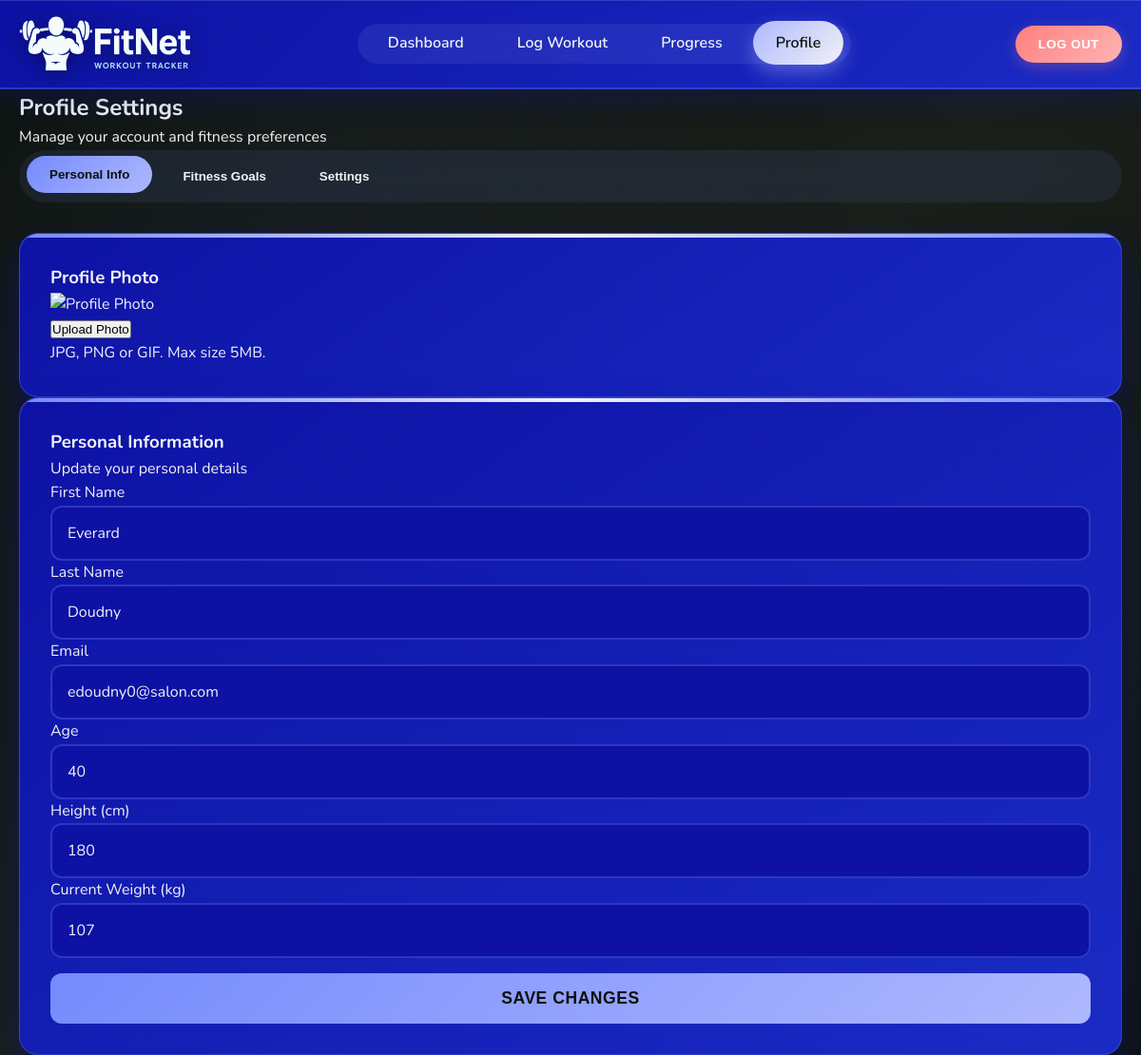
Screenshot of /profile (signed in) with the database file from the repository.
### tables this page shows
CREATE TABLE `Users`(`user_id` TEXT, `first_name` TEXT, `surname` TEXT, `email` TEXT, `password_hash` TEXT, `age` TEXT, "created_at" TEXT);

CREATE TABLE `Progress`(`progress_id` TEXT, `user_id` TEXT, `date` TEXT, `weight_kg` TEXT, `height_cm` TEXT, `body_fat_percentage` TEXT);

### main.py (the view, shortened to what this page needs)
@app.route('/profile', methods=['GET', 'POST'])
def profile():
    if 'user_id' not in session:
        return redirect(url_for('login'))
    conn = get_db_connection()
    user_id = session.get('user_id')
    if not user_id:
        return redirect(url_for('login'))
    try:
        conn.execute('''
            CREATE TABLE IF NOT EXISTS Goals (
                goal_id INTEGER PRIMARY KEY AUTOINCREMENT,
                user_id INTEGER NOT NULL,
                goal_type TEXT NOT NULL,
                goal_name TEXT NOT NULL,
                target_value REAL,
                current_value REAL DEFAULT 0,
                target_date DATE,
                created_at DATETIME DEFAULT (datetime('now')),
                is_completed BOOLEAN DEFAULT 0,
                goal_direction TEXT DEFAULT 'up',
                FOREIGN KEY (user_id) REFERENCES Users(user_id)
            )
        ''')
        try:
            conn.execute('ALTER TABLE Goals ADD COLUMN goal_direction TEXT DEFAULT "up"')
        except sqlite3.OperationalError:
            pass  # Column already exists
        conn.commit()
    except sqlite3.Error as e:
        print(f"Error creating Goals table: {e}")
    user_data = conn.execute(
        "SELECT Users.*, Progress.height_cm, Progress.weight_kg FROM Users "
        "LEFT JOIN Progress ON Users.user_id = Progress.user_id "
        "WHERE Users.user_id = ?",
        (user_id,)
    ).fetchone()
    goals = []
    try:
        goals = conn.execute(
            'SELECT * FROM Goals WHERE user_id = ? ORDER BY created_at DESC',
            (user_id,)
        ).fetchall()
    except sqlite3.Error as e:
        print(f"Error fetching goals: {e}")
        goals = []
    conn.close()
    return render_template('profile.html', user_data=user_data, goals=goals)

### main.py (called while the page is built, shortened)
def get_db_connection():
    conn = sqlite3.connect('database/data_source.db')
    conn.row_factory = sqlite3.Row
    return conn

@app.template_filter('goal_progress')
def goal_progress_filter(goal):
    target_value = goal['target_value'] if 'target_value' in goal else None
    if not target_value or target_value == 0:
        return 0

@app.template_filter('goal_display_text')
def goal_display_text_filter(goal):
    target_value = goal['target_value'] if 'target_value' in goal else None
    if not target_value:
        return "No target set"

### templates/profile.html (shortened to what this page needs)
<!DOCTYPE html>
<html lang="en">
<head>
    <link rel="stylesheet" href="static/css/dashboard.css">
</head>
<body>
    <header class="header">
        <div class="container">
            <div class="logo">
                <img src="static/images/FitNet Logo.png" alt="FitNet Logo">
            </div>
            <nav class="navigation">
                <ul>
                    <li><a href="/dashboard">Dashboard</a></li>
                    <li><a href="/log-workout">Log Workout</a></li>
                    <li><a href="/progress">Progress</a></li>
                    <li><a href="/profile" class="active">Profile</a></li>
                </ul>
            </nav>
            <div class="actions">
                <button class="logout logout-light-red" onclick="window.location.href='/logout'">Log Out</button>
            </div>
        </div>
    </header>
    <main class="container">
        <div class="profile-header">
            <h2>Profile Settings</h2>
            <p>Manage your account and fitness preferences</p>
        </div>
        <div class="profile-tabs">
            <button class="tab-btn active" data-tab="personal" onclick="showTab('personal')">Personal Info</button>
            <button class="tab-btn" data-tab="goals" onclick="showTab('goals')">Fitness Goals</button>
            <button class="tab-btn" data-tab="settings" onclick="showTab('settings')">Settings</button>
        </div>
        <div class="profile-content">
            <div id="personal-tab" class="profile-tab active">
                <div class="profile-section">
                    <div class="profile-photo-section card">
                        <h3>Profile Photo</h3>
                        <div class="photo-container">
                            <div class="profile-photo">
                                <img src="static/images/default-avatar.jpg" alt="Profile Photo" id="profileImage">
                            </div>
                            <button class="upload-btn">Upload Photo</button>
                            <p class="photo-note">JPG, PNG or GIF. Max size 5MB.</p>
                        </div>
                    </div>
                    <div class="personal-info-section card">
                        <h3>Personal Information</h3>
                        <p>Update your personal details</p>
                        <form method="POST" class="profile-form">
                            <div class="form-row">
                                <div class="form-group">
                                    <label for="first_name">First Name</label>
                                    <input type="text" id="first_name" name="first_name"
                                           value="{{ user_data.first_name if user_data else '' }}" required>
                                </div>
                                <div class="form-group">
                                    <label for="surname">Last Name</label>
                                    <input type="text" id="surname" name="surname"
                                           value="{{ user_data.surname if user_data else '' }}" required>
                                </div>
                            </div>
                            <div class="form-row">
                                <div class="form-group">
                                    <label for="email">Email</label>
                                    <input type="email" id="email" name="email"
                                           value="{{ user_data.email if user_data else '' }}" required>
                                </div>
                                <div class="form-group">
                                    <label for="age">Age</label>
                                    <input type="number" id="age" name="age"
                                           value="{{ user_data.age if user_data else '' }}" required>
                                </div>
                            </div>
                            <div class="form-row">
                                <div class="form-group">
                                    <label for="height">Height (cm)</label>
                                    <input type="number" id="height" name="height"
                                           value="{{ user_data.height_cm if user_data else '' }}" required>
                                </div>
                                <div class="form-group">
                                    <label for="weight">Current Weight (kg)</label>
                                    <input type="number" id="weight" name="weight" step="0.1"
                                           value="{{ user_data.weight_kg if user_data else '' }}" required>
                                </div>
                            </div>
                            <button type="submit" class="save-changes-btn">Save Changes</button>
                        </form>
                    </div>
                </div>
            </div>
        </div>
    </main>
</body>
</html>

### static/css/dashboard.css (style rules this page uses)
* { margin: 0; padding: 0; box-sizing: border-box; }
body { background: linear-gradient(135deg, #0C120C 0%, #1a1f1a 50%, #0C120C 100%); font-family: "Nunito", sans-serif; color: #F1F2F6; line-height: 1.6; min-height: 100vh; position: relative; }
body:before { content: ''; position: fixed; top: 0; left: 0; right: 0; bottom: 0; background: radial-gradient(circle at 25% 25%, rgba(117, 139, 253, 0.05) 0%, transparent 50%), radial-gradient(circle at 75% 75%, rgba(174, 184, 254, 0.05) 0%, transparent 50%); pointer-events: none; z-index: -1; }
.container { max-width: 1200px; margin: 0 auto; padding: 0 20px; }
.header { background: linear-gradient(135deg, #0D12A4 0%, #1a2bc4 100%); padding: 1rem 0; box-shadow: 0 8px 32px rgba(13, 18, 164, 0.3), inset 0 1px 0 rgba(174, 184, 254, 0.2); border-bottom: 2px solid rgba(117, 139, 253, 0.3); position: sticky; top: 0; z-index: 100; backdrop-filter: blur(20px); }
.header .container { display: flex; justify-content: space-between; align-items: center; }
.logo { display: flex; align-items: center; gap: 1rem; }
.logo img { height: 60px; filter: drop-shadow(0 4px 12px rgba(0, 0, 0, 0.4)); }
.navigation ul { display: flex; list-style: none; gap: 0.5rem; background: rgba(174, 184, 254, 0.1); padding: 0.5rem; border-radius: 50px; backdrop-filter: blur(10px); }
.navigation li { position: relative; }
.navigation a { color: #F1F2F6; text-decoration: none; font-weight: 600; padding: 0.75rem 1.5rem; border-radius: 25px; transition: all 0.3s ease; position: relative; overflow: hidden; }
.navigation a:hover, .navigation a.active { color: #0C120C; background: linear-gradient(135deg, #AEB8FE, #F1F2F6); transform: translateY(-2px); box-shadow: 0 8px 20px rgba(174, 184, 254, 0.4); }
.logout { background: linear-gradient(135deg, #758BFD, #AEB8FE); color: #0C120C; border: none; padding: 0.75rem 1.5rem; border-radius: 30px; cursor: pointer; font-weight: 700; transition: all 0.3s ease; text-transform: uppercase; letter-spacing: 0.5px; box-shadow: 0 4px 15px rgba(117, 139, 253, 0.3); }
.logout-light-red { background: linear-gradient(135deg, #ff7f7f, #ffb3b3) !important; color: #FFFFFF !important; box-shadow: 0 4px 15px rgba(255, 127, 127, 0.3) !important; }
.card { background: linear-gradient(145deg, #0D12A4, #1a2bc4); border-radius: 20px; padding: 2rem; box-shadow: 0 15px 35px rgba(13, 18, 164, 0.4), inset 0 1px 0 rgba(174, 184, 254, 0.2); transition: all 0.4s ease; border: 1px solid rgba(117, 139, 253, 0.3); position: relative; overflow: hidden; }
.card:before { content: ''; position: absolute; top: 0; left: 0; right: 0; height: 4px; background: linear-gradient(90deg, #758BFD, #AEB8FE, #F1F2F6, #AEB8FE, #758BFD); border-radius: 20px 20px 0 0; }
.form-group input, .form-group select, .form-group textarea { width: 100%; padding: 1rem; border: 2px solid rgba(117, 139, 253, 0.3); border-radius: 12px; font-size: 1rem; font-family: "Nunito", sans-serif; background: #0D12A4; color: #F1F2F6; transition: all 0.3s ease; backdrop-filter: blur(10px); }
.tab-btn { padding: 0.75rem 1.5rem; border: none; background: transparent; color: #F1F2F6; border-radius: 25px; cursor: pointer; transition: all 0.3s ease; font-weight: 600; }
.tab-btn.active, .tab-btn:hover { background: linear-gradient(135deg, #758BFD, #AEB8FE); color: #0C120C; transform: translateY(-2px); }
.profile-tabs { display: flex; gap: 0.5rem; margin-bottom: 2rem; background: rgba(117, 139, 253, 0.1); padding: 0.5rem; border-radius: 50px; backdrop-filter: blur(10px); }
.profile-tab { display: none; }
.profile-tab.active { display: block; }
.add-goal-btn, .save-changes-btn { background: linear-gradient(135deg, #758BFD, #AEB8FE); color: #0C120C; border: none; padding: 1rem 2rem; border-radius: 12px; font-size: 1.1rem; font-weight: 700; cursor: pointer; transition: all 0.3s ease; text-transform: uppercase; letter-spacing: 0.5px; width: 100%; margin-top: 1rem; }

### rows the page displays
Users: first_name "Everard", surname "Doudny", email "edoudny0@salon.com", age "40"
Progress: height "180", weight "107"
